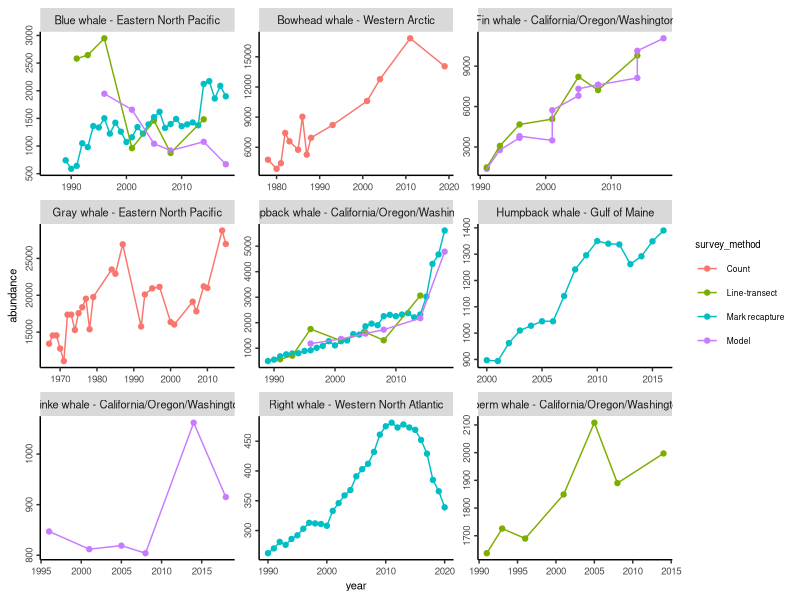
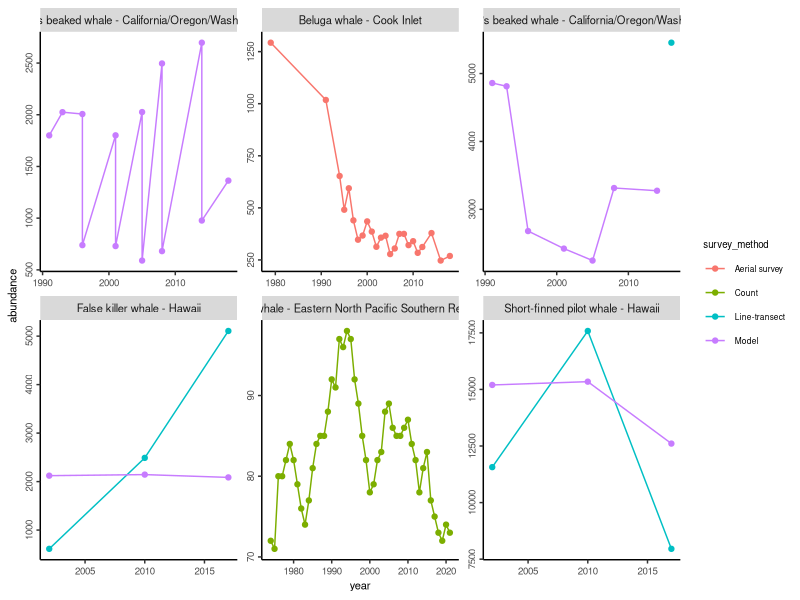
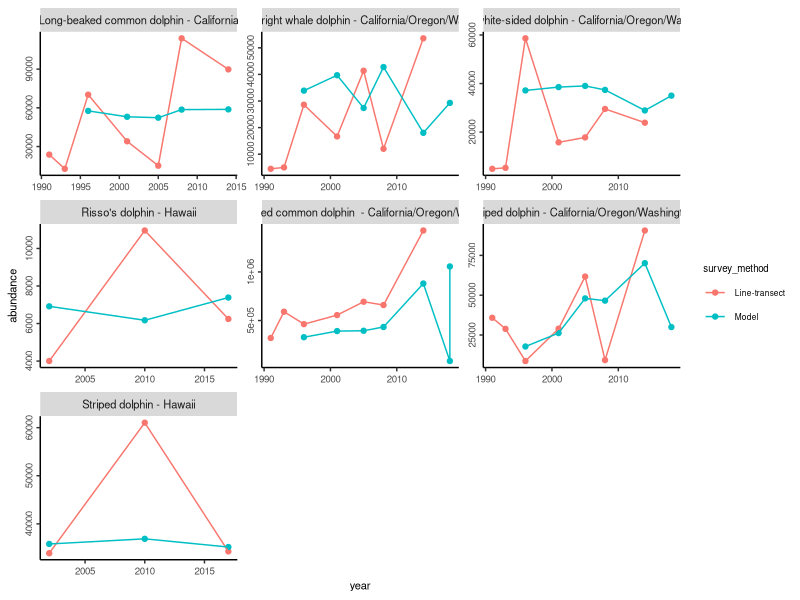
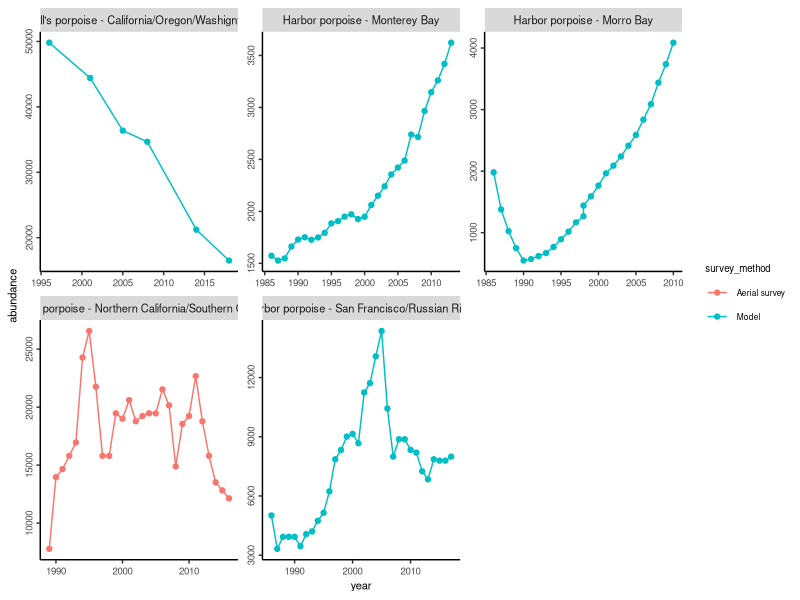

Generate these figures, in order, with R:

# clean working environment
rm(list = ls())

# read in package
library(tidyverse)

# read in data
data <- read.csv("data/clean_data/U.S_Abundance_Clean.csv")

# data_time_pinniped <- data %>%
#   filter(!stock %in% c("Northern elephant seal - Central California" ,
#                        "Northern elephant seal - Channel Islands",
#                        "Northern fur seal - Bogoslof",
#                        "Northern fur seal  - St. George",
#                        "Northern fur seal  - St. Paul",
#                        "Steller sea lion - Southeast Alaska",
#                        "Steller sea lion - Washignton",
#                        "Steller sea lion - California",
#                        "Steller sea lion - Oregon",
#                        "Steller sea lion - Eastern Aluetian Islands",
#                        "Steller sea lion - Western Aleutian Islands",
#                        ))

data_time_cetacean <- data %>%
  filter(catg1 == "Cetaceans")

# make time series figure 

base_theme <- theme(axis.text=element_text(size=7),
                    axis.text.y = element_text(angle = 90, hjust = 0.5),
                    axis.title=element_text(size=8),
                    legend.text=element_text(size=6),
                    legend.title=element_text(size=7),
                    strip.text = element_text(size=8),
                    plot.tag =element_text(size=9),
                    plot.title=element_blank(),
                    # Gridlines
                    panel.grid.major = element_blank(),
                    panel.grid.minor = element_blank(),
                    panel.background = element_blank(),
                    axis.line = element_line(colour = "black"),
                    # Legend
                    legend.key = element_rect(fill = NA, color=NA),
                    legend.background = element_rect(fill=alpha('blue', 0)))

large_whale <- ggplot(data = data_time_cetacean %>% filter(catg2 == "Large whales") %>% filter(abundance_units == "Total number"), aes(x = year, y = abundance, color = survey_method)) +
  geom_point() +
  geom_line() +
  facet_wrap(.~stock, scales = "free") +
  base_theme

large_whale

small_whale <- ggplot(data = data_time_cetacean %>% filter(catg2 == "Small whales"), aes(x = year, y = abundance, color = survey_method)) +
  geom_point() +
  geom_line() +
  facet_wrap(.~stock, scales = "free") +
  base_theme

small_whale

dolphin <- ggplot(data = data_time_cetacean %>% filter(catg2 == "Dolphins"), aes(x = year, y = abundance, color = survey_method)) +
  geom_point() +
  geom_line() +
  facet_wrap(.~stock, scales = "free") +
  base_theme

dolphin

porpoise <- ggplot(data = data_time_cetacean %>% filter(catg2 == "Porpoise"), aes(x = year, y = abundance, color = survey_method)) +
  geom_point() +
  geom_line() +
  facet_wrap(.~stock, scales = "free") +
  base_theme

porpoise




